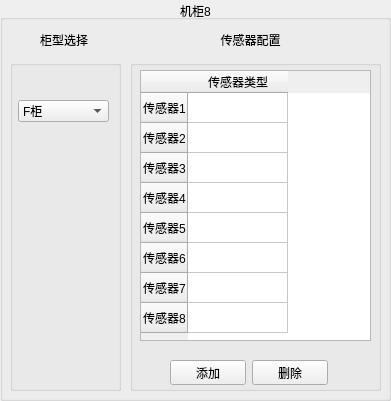
      <widget class="QGroupBox" name="groupBox_65">
       <property name="geometry">
        <rect>
         <x>1210</x>
         <y>420</y>
         <width>391</width>
         <height>401</height>
        </rect>
       </property>
       <property name="title">
        <string>机柜8</string>
       </property>
       <property name="alignment">
        <set>Qt::AlignCenter</set>
       </property>
       <widget class="QGroupBox" name="groupBox_66">
        <property name="geometry">
         <rect>
          <x>710</x>
          <y>0</y>
          <width>211</width>
          <height>281</height>
         </rect>
        </property>
        <property name="title">
         <string>机柜1</string>
        </property>
       </widget>
       <widget class="QGroupBox" name="groupBox_67">
        <property name="geometry">
         <rect>
          <x>470</x>
          <y>0</y>
          <width>211</width>
          <height>281</height>
         </rect>
        </property>
        <property name="title">
         <string>机柜1</string>
        </property>
       </widget>
       <widget class="QGroupBox" name="groupBox_68">
        <property name="geometry">
         <rect>
          <x>10</x>
          <y>60</y>
          <width>111</width>
          <height>331</height>
         </rect>
        </property>
        <property name="title">
         <string/>
        </property>
        <widget class="QComboBox" name="Cabinet_comboBox_4852_master_c8">
         <property name="geometry">
          <rect>
           <x>8</x>
           <y>40</y>
           <width>91</width>
           <height>22</height>
          </rect>
         </property>
         <item>
          <property name="text">
           <string>F柜</string>
          </property>
         </item>
         <item>
          <property name="text">
           <string>C柜</string>
          </property>
         </item>
         <item>
          <property name="text">
           <string>D柜</string>
          </property>
         </item>
         <item>
          <property name="text">
           <string>V柜</string>
          </property>
         </item>
         <item>
          <property name="text">
           <string>696CBBR柜</string>
          </property>
         </item>
         <item>
          <property name="text">
           <string>696CB柜</string>
          </property>
         </item>
         <item>
          <property name="text">
           <string>BE柜</string>
          </property>
         </item>
         <item>
          <property name="text">
           <string>DE柜</string>
          </property>
         </item>
         <item>
          <property name="text">
           <string>M柜</string>
          </property>
         </item>
         <item>
          <property name="text">
           <string>PT柜</string>
          </property>
         </item>
         <item>
          <property name="text">
           <string>PTC500柜</string>
          </property>
         </item>
         <item>
          <property name="text">
           <string>PTC600柜</string>
          </property>
         </item>
         <item>
          <property name="text">
           <string>SL柜</string>
          </property>
         </item>
         <item>
          <property name="text">
           <string>SV25SV20柜</string>
          </property>
         </item>
         <item>
          <property name="text">
           <string>SV柜</string>
          </property>
         </item>
         <item>
          <property name="text">
           <string>V25V20柜</string>
          </property>
         </item>
        </widget>
        <widget class="QLabel" name="picture_lable_4852_master_c8">
         <property name="geometry">
          <rect>
           <x>20</x>
           <y>70</y>
           <width>71</width>
           <height>211</height>
          </rect>
         </property>
         <property name="text">
          <string/>
         </property>
        </widget>
       </widget>
       <widget class="QTableWidget" name="tableWidget_4852_master_c8">
        <property name="geometry">
         <rect>
          <x>140</x>
          <y>70</y>
          <width>231</width>
          <height>271</height>
         </rect>
        </property>
        <property name="lineWidth">
         <number>1</number>
        </property>
        <property name="autoScrollMargin">
         <number>16</number>
        </property>
        <row>
         <property name="text">
          <string>传感器1</string>
         </property>
        </row>
        <row>
         <property name="text">
          <string>传感器2</string>
         </property>
        </row>
        <row>
         <property name="text">
          <string>传感器3</string>
         </property>
        </row>
        <row>
         <property name="text">
          <string>传感器4</string>
         </property>
        </row>
        <row>
         <property name="text">
          <string>传感器5</string>
         </property>
        </row>
        <row>
         <property name="text">
          <string>传感器6</string>
         </property>
        </row>
        <row>
         <property name="text">
          <string>传感器7</string>
         </property>
        </row>
        <row>
         <property name="text">
          <string>传感器8</string>
         </property>
        </row>
        <column>
         <property name="text">
          <string>传感器类型</string>
         </property>
        </column>
       </widget>
       <widget class="QLabel" name="label_71">
        <property name="geometry">
         <rect>
          <x>200</x>
          <y>30</y>
          <width>101</width>
          <height>20</height>
         </rect>
        </property>
        <property name="text">
         <string>传感器配置</string>
        </property>
        <property name="alignment">
         <set>Qt::AlignCenter</set>
        </property>
       </widget>
       <widget class="QLabel" name="label_72">
        <property name="geometry">
         <rect>
          <x>40</x>
          <y>30</y>
          <width>54</width>
          <height>20</height>
         </rect>
        </property>
        <property name="text">
         <string>柜型选择</string>
        </property>
       </widget>
       <widget class="QGroupBox" name="groupBox_69">
        <property name="geometry">
         <rect>
          <x>130</x>
          <y>60</y>
          <width>251</width>
          <height>331</height>
         </rect>
        </property>
        <property name="title">
         <string/>
        </property>
        <widget class="QWidget" name="layoutWidget_18">
         <property name="geometry">
          <rect>
           <x>40</x>
           <y>300</y>
           <width>158</width>
           <height>25</height>
          </rect>
         </property>
         <layout class="QHBoxLayout" name="horizontalLayout_55">
          <item>
           <widget class="QPushButton" name="addBt_4852_master_c8">
            <property name="text">
             <string>添加</string>
            </property>
           </widget>
          </item>
          <item>
           <widget class="QPushButton" name="deleteBt_4852_master_c8">
            <property name="text">
             <string>删除</string>
            </property>
           </widget>
          </item>
         </layout>
        </widget>
       </widget>
       <zorder>groupBox_69</zorder>
       <zorder>groupBox_66</zorder>
       <zorder>groupBox_67</zorder>
       <zorder>groupBox_68</zorder>
       <zorder>tableWidget_4852_master_c8</zorder>
       <zorder>label_71</zorder>
       <zorder>label_72</zorder>
      </widget>
